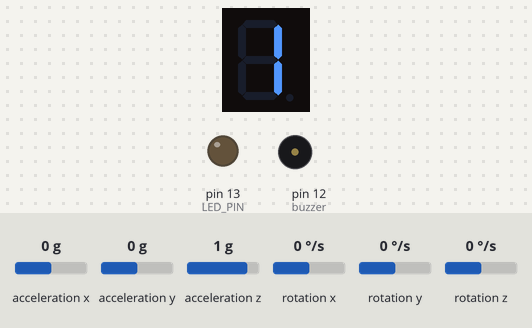
Simulated run of this sketch. Board: Arduino Uno, built with avr-gcc and run on an emulated ATmega328P. Parts: 1-digit seven-segment display, output pins drawn as LEDs (lit = HIGH), buzzer (waves = sounding). Wiring (inferred from the names in the program): 1-digit 7-segment display, segments lit when HIGH: segments pin 8, pin 9, pin 3, pin 4, pin 5, pin 7, pin 6. The test bench sets the inputs (shaded band); at power-on: acceleration x 0 g, acceleration z 1 g, acceleration y 0 g, rotation x 0 °/s, rotation y 0 °/s, rotation z 0 °/s. Random numbers use the default seed unless the sketch sets one; the segment pins are drawn as the display they are named for; pins used as bus, display or sensor lines are not drawn.

Above: at 1.2 s.
1.3 s: acceleration x set to -0.8 g
2.8 s: acceleration x set to -1.1 g
At 3.86 s:
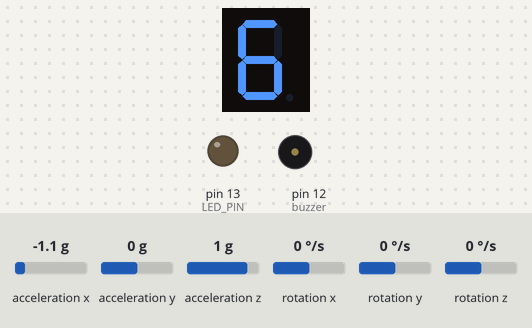
5.8 s: acceleration z set to 0.8 g
7.4 s: acceleration y set to -0.3 g
At 8.03 s:
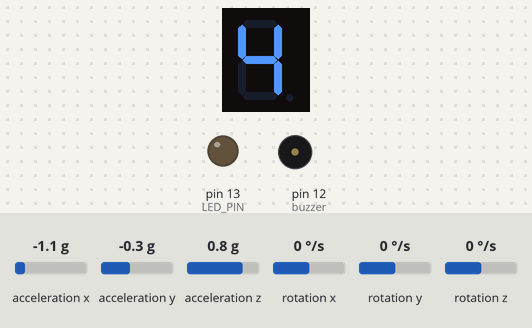
9.3 s: acceleration y set to 0 g
At 11.2 s:
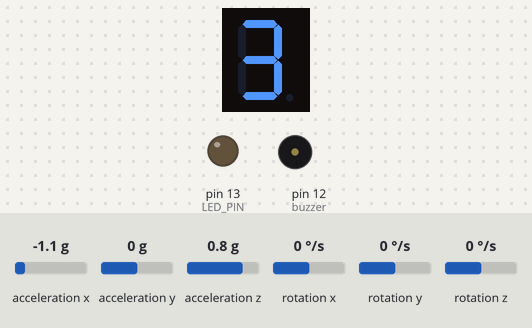
11.5 s: acceleration x set to -1.4 g
At 12.92 s:
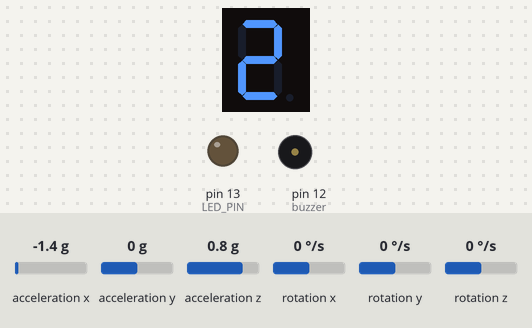
Timing chart, 0 to 15.2 s (numbered marks = the images above; inputs shaded):
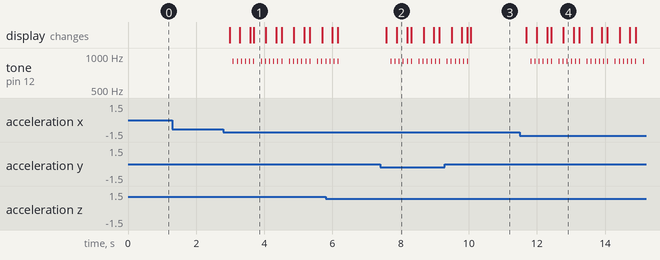

Measured:
- after the input at 1.3 s, every drawn part: stays the same
- after the input at 2.8 s, tone on pin 12 (buzzer): silent → 900 Hz after 0.28 s, then repeats every 0.82 s: 5 × (silent 0.11 s, 900 Hz 0.01 s), silent 0.21 s, 900 Hz 0.01 s; the display: first changes after 0.18 s (image 1 shows a later state)
- after the input at 7.4 s, tone on pin 12 (buzzer): goes 5 × (900 Hz 0.01 s, silent 0.11 s), 900 Hz 0.01 s, silent 0.21 s, 5 × (900 Hz 0.01 s, silent 0.11 s), 900 Hz 0.01 s, then silent, starting after 0.31 s; the display: first changes after 0.19 s (image 2 shows a later state)
- after the input at 11.5 s, tone on pin 12 (buzzer): silent → 900 Hz after 0.31 s, then repeats every 0.82 s: 5 × (silent 0.11 s, 900 Hz 0.01 s), silent 0.21 s, 900 Hz 0.01 s; the display: first changes after 0.19 s (image 4 shows a later state)

The sketch:

digitaler_wuerfel.ino
```cpp
#include "I2Cdev.h"
#include <arduino.h>
#include "MPU6050.h"

#if I2CDEV_IMPLEMENTATION == I2CDEV_ARDUINO_WIRE
#include "Wire.h"
#endif

int16_t ax, ay, az;
int16_t gx, gy, gz;

#define OUTPUT_READABLE_ACCELGYRO

#define LED_PIN 13
bool blinkState = false;

#define buzzer 12

MPU6050 mpu;

const int Empfindlichkeit = 100;
int segmentPins[] = { 8, 9, 3, 4, 5, 7, 6 };
bool motion = true;
int number = 1;

void setup() {
  for (int i = 0; i < 8; i++) {
    pinMode(segmentPins[i], OUTPUT);
  }
  pinMode(buzzer, OUTPUT);
#if I2CDEV_IMPLEMENTATION == I2CDEV_ARDUINO_WIRE
  Wire.begin();
#elif I2CDEV_IMPLEMENTATION == I2CDEV_BUILTIN_FASTWIRE
  Fastwire::setup(400, true);
#endif

  Serial.begin(38400);
  mpu.initialize();
  pinMode(LED_PIN, OUTPUT);
  displayNumber(1);
}

void loop() {

  motion_detaction();
  sevseg_disliay();
}

void motion_detaction() {

  pinMode(buzzer, OUTPUT);
  // Lese die Beschleunigungsdaten
  int16_t ax, ay, az;
  mpu.getAcceleration(&ax, &ay, &az);

  // Berechne die Gesamtbeschleunigung
  int16_t totalAcceleration = abs(ax) + abs(ay) + abs(az);

  if (totalAcceleration > Empfindlichkeit) {
    motion = false;
  } else {
    motion = true;
  }

  delay(100);
}

void displayNumber(int num) {
  byte numbers[][7] = {
    { 0, 1, 1, 0, 0, 0, 0 },
    { 1, 1, 0, 1, 1, 0, 1 },
    { 1, 1, 1, 1, 0, 0, 1 },
    { 0, 1, 1, 0, 0, 1, 1 },
    { 1, 0, 1, 1, 0, 1, 1 },
    { 1, 0, 1, 1, 1, 1, 1 }
  };

  // Übertrage die Segmente für die gewünschte Zahl auf die Pins

  for (int i = 0; i < 7; i++) {
    digitalWrite(segmentPins[i], numbers[num - 1][i]);
  }
}

void sevseg_disliay() {

  if (motion == true) {
    for (int i = 0; i < 6; i++) {
      for (int j = 1; j <= 6; j++) {
        displayNumber(j);
        delay(20);
      }

      number = random(1, 7);
      tone(buzzer, 900, 10);
      motion = false;
    }
  } else if (motion == false) {
    displayNumber(number);
  }
}
```
